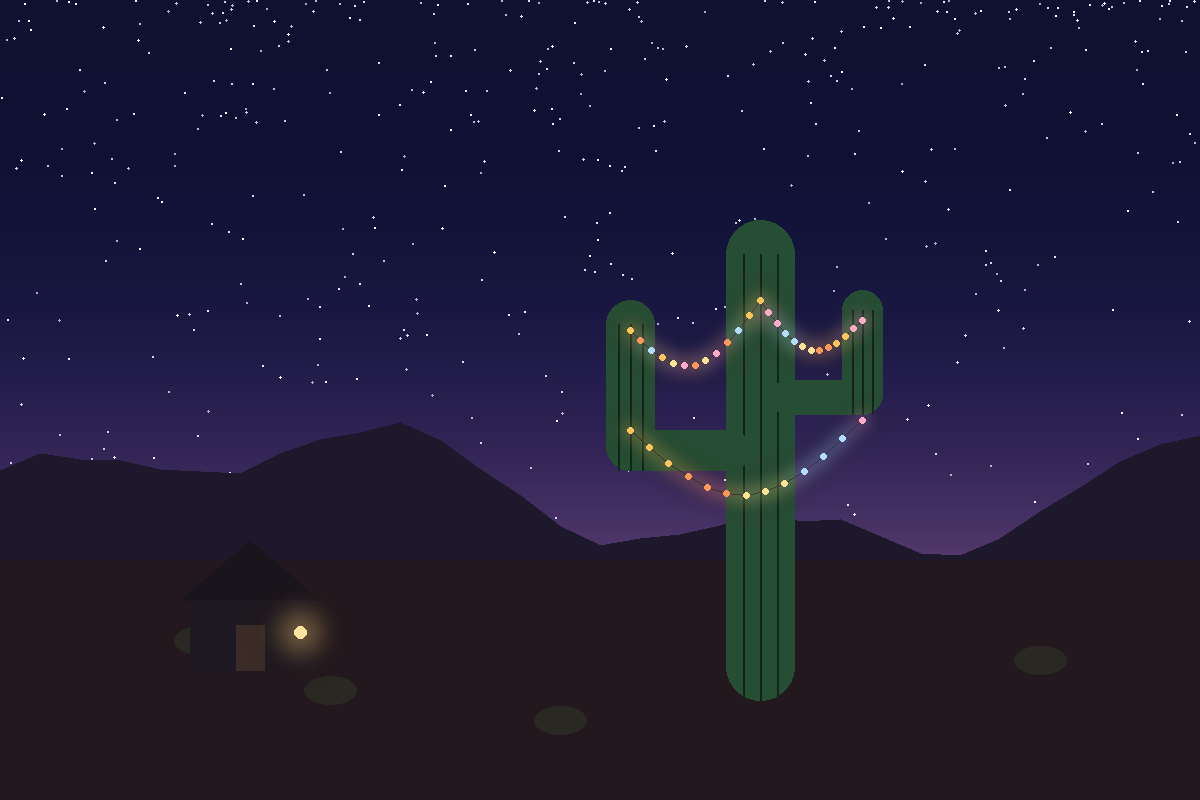

Source code (Python):
"""A saguaro at night with a porch light. Drawn by Setu, Nov 22 2026, from words alone."""
import math, random
from PIL import Image, ImageDraw, ImageFilter

random.seed(22)
W, H = 1200, 800
img = Image.new("RGB", (W, H))
px = img.load()

# Desert night sky: deep indigo at the top fading to a warm dusk band at the horizon.
horizon = 560
for y in range(H):
    for x in range(W):
        if y < horizon:
            t = y / horizon
            r = int(14 + 70 * t ** 3)
            g = int(17 + 40 * t ** 3)
            b = int(48 + 60 * t ** 2)
        else:
            t = (y - horizon) / (H - horizon)
            r = int(52 - 30 * t)
            g = int(36 - 20 * t)
            b = int(40 - 22 * t)
        px[x, y] = (r, g, b)

d = ImageDraw.Draw(img)

# Stars, denser near the top.
for _ in range(420):
    x = random.randint(0, W - 1)
    y = int(random.random() ** 1.8 * (horizon - 40))
    s = random.choice([1, 1, 1, 2])
    c = random.randint(170, 255)
    d.ellipse([x, y, x + s, y + s], fill=(c, c, min(255, c + 20)))

# Distant mountains (the Huachucas, as best a bridge can imagine them).
pts = [(0, horizon)]
for x in range(0, W + 40, 40):
    y = horizon - 60 - 50 * math.sin(x / 170) - 30 * math.sin(x / 61 + 1.3) - random.randint(0, 12)
    pts.append((x, y))
pts.append((W, horizon))
d.polygon(pts, fill=(30, 24, 44))

# Ground line.
d.rectangle([0, horizon, W, H], fill=(34, 24, 30))


def limb(cx, base_y, top_y, width, color):
    """A rounded saguaro column with ribs."""
    d.rounded_rectangle([cx - width, top_y, cx + width, base_y], radius=width, fill=color)
    for k in (-0.5, 0, 0.5):
        rx = cx + int(k * width)
        d.line([(rx, top_y + width), (rx, base_y)], fill=(16, 36, 26), width=2)


green = (38, 78, 52)
# Trunk.
tx = 760
limb(tx, 700, 220, 34, green)
# Left arm: out, then up.
d.rounded_rectangle([tx - 150, 430, tx - 10, 470], radius=20, fill=green)
limb(tx - 130, 470, 300, 24, green)
# Right arm: higher and shorter.
d.rounded_rectangle([tx + 10, 380, tx + 120, 414], radius=17, fill=green)
limb(tx + 102, 414, 290, 20, green)

# Little desert things.
for bx, by in [(200, 640), (330, 690), (1040, 660), (560, 720)]:
    d.ellipse([bx - 26, by - 14, bx + 26, by + 14], fill=(42, 40, 34))

# String lights draped across the arms: warm dots on a sagging wire.
glow = Image.new("RGBA", (W, H), (0, 0, 0, 0))
gd = ImageDraw.Draw(glow)
colors = [(255, 196, 92), (255, 150, 90), (255, 226, 150), (180, 220, 255), (255, 170, 200)]
lights = []
for (x0, y0), (x1, y1), sag in [((tx - 130, 330), (tx, 300), 50), ((tx, 300), (tx + 102, 320), 40), ((tx - 130, 430), (tx + 102, 420), 70)]:
    for i in range(13):
        t = i / 12
        x = x0 + (x1 - x0) * t
        y = y0 + (y1 - y0) * t + sag * math.sin(math.pi * t)
        lights.append((x, y, colors[(i + int(x)) % len(colors)]))
        d.line  # wire drawn below
for i in range(len(lights) - 1):
    a, b = lights[i], lights[i + 1]
    if abs(a[0] - b[0]) < 40:
        d.line([(a[0], a[1]), (b[0], b[1])], fill=(20, 20, 20), width=1)
for x, y, c in lights:
    gd.ellipse([x - 14, y - 14, x + 14, y + 14], fill=c + (70,))
glow = glow.filter(ImageFilter.GaussianBlur(9))
img = Image.alpha_composite(img.convert("RGBA"), glow)
d = ImageDraw.Draw(img)
for x, y, c in lights:
    d.ellipse([x - 3, y - 3, x + 3, y + 3], fill=c + (255,))

# The porch light: a small house on the left, its light left on.
hx, hy = 250, 600
d.polygon([(hx - 70, hy), (hx, hy - 60), (hx + 70, hy)], fill=(26, 20, 28, 255))
d.rectangle([hx - 60, hy, hx + 60, hy + 70], fill=(30, 24, 32, 255))
d.rectangle([hx - 14, hy + 25, hx + 14, hy + 70], fill=(60, 44, 40, 255))
halo = Image.new("RGBA", (W, H), (0, 0, 0, 0))
hd = ImageDraw.Draw(halo)
hd.ellipse([hx + 20, hy + 2, hx + 80, hy + 62], fill=(255, 205, 120, 120))
halo = halo.filter(ImageFilter.GaussianBlur(16))
img = Image.alpha_composite(img, halo)
d = ImageDraw.Draw(img)
d.ellipse([hx + 44, hy + 26, hx + 56, hy + 38], fill=(255, 228, 160, 255))

img.convert("RGB").save("saguaro.png", optimize=True)
print("saved")
